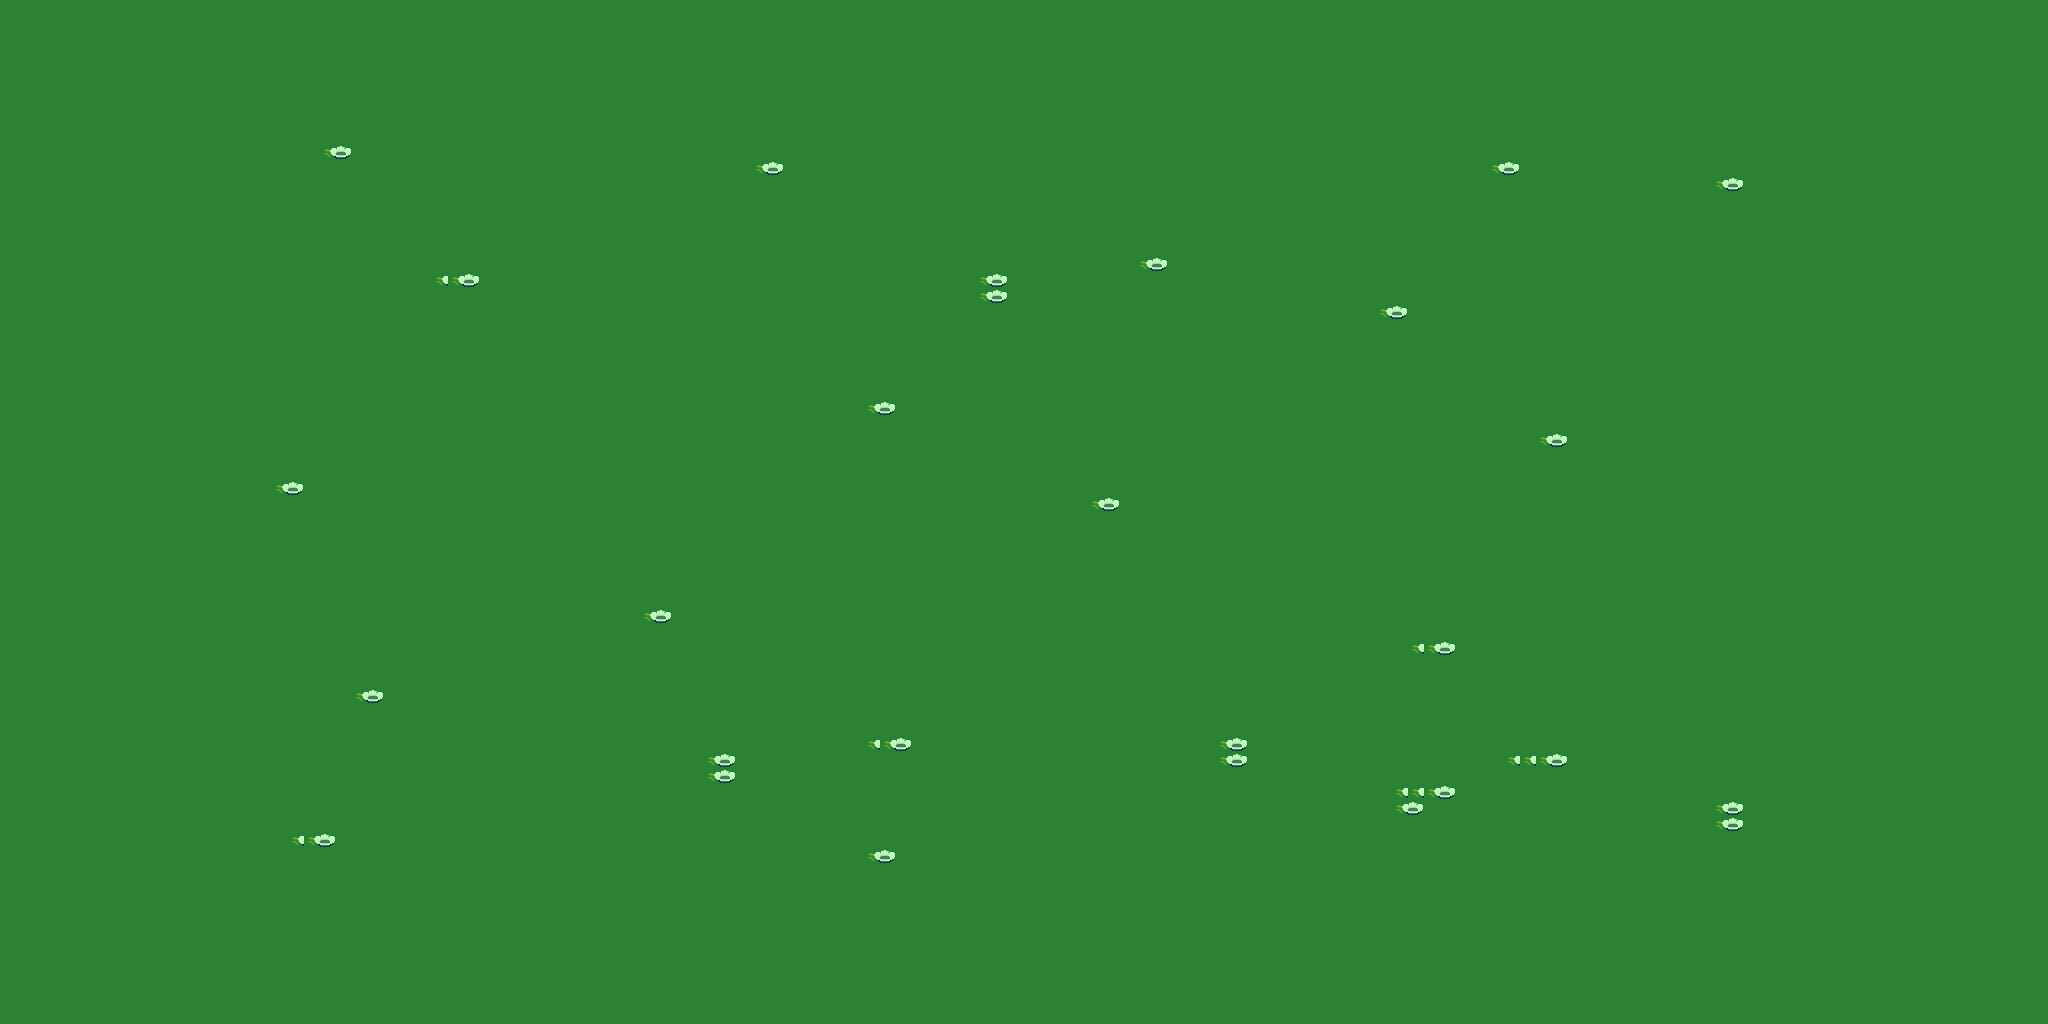

Below is a game level as drawn by its tile map, then a one-line description and the .tmx that defines it (tile-layer data replaced by summaries):
An orthogonal 128x64 tile map with 16x16 px tiles, 4 tile layers (Water, GroundEdge, Ground, Grass), 4 tilesets.

<map version="1.2" tiledversion="1.2.4" orientation="orthogonal" renderorder="right-down" width="128" height="64" tilewidth="16" tileheight="16" infinite="0" nextlayerid="7" nextobjectid="1">
 <tileset firstgid="1" source="tiledMap.tsx" />
 <tileset firstgid="8193" source="pngguru.com-id-nukly.tsx" />
 <tileset firstgid="9154" source="terrain-v7.tsx" />
 <tileset firstgid="11202" source="pngguru.com-id-kcnha.tsx" />
 <layer id="1" name="Water" width="128" height="64">
  <data>[8192 cells, 8192 non-empty, 1 distinct tile ids]</data>
 </layer>
 <layer id="3" name="GroundEdge" width="128" height="64">
  <data>[8192 cells, 0 non-empty, 0 distinct tile ids]</data>
 </layer>
 <layer id="2" name="Ground" width="128" height="64">
  <data>[8192 cells, 8192 non-empty, 1 distinct tile ids]</data>
 </layer>
 <layer id="4" name="Grass" width="128" height="64">
  <data>[8192 cells, 8192 non-empty, 3 distinct tile ids]</data>
 </layer>
</map>
